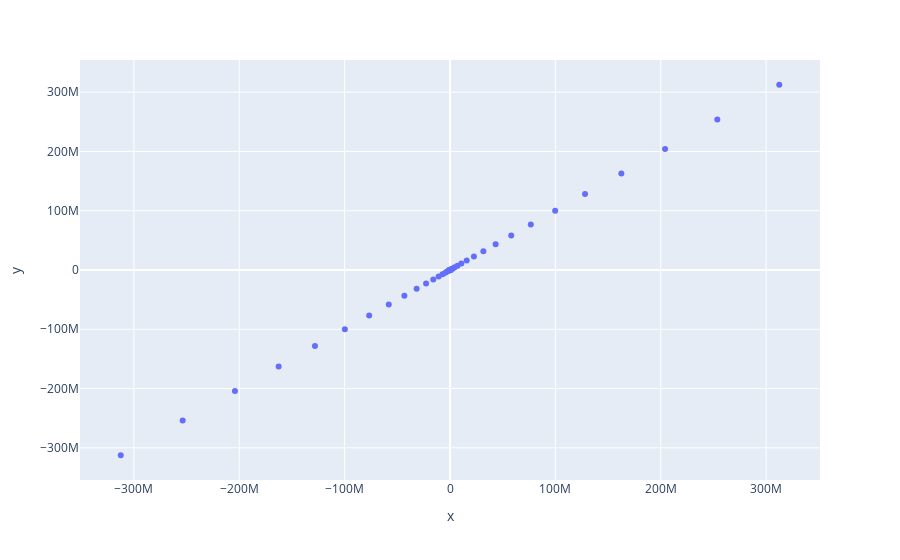

The cell this chart's notebook holds for it:
### Code cell
import numpy as np
import plotly.express as px

# x-axis data point
x = np.linspace(start=-50, stop=50)

# y-axis data points
y = x ** 5

# define the plot
fig = px.scatter(x=y, y=y)

fig.show()
